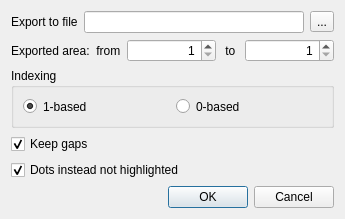
<?xml version="1.0" encoding="UTF-8"?>
<ui version="4.0">
 <class>ExportHighlightedDialog</class>
 <widget class="QDialog" name="ExportHighlightedDialog">
  <property name="geometry">
   <rect>
    <x>0</x>
    <y>0</y>
    <width>345</width>
    <height>219</height>
   </rect>
  </property>
  <property name="minimumSize">
   <size>
    <width>345</width>
    <height>219</height>
   </size>
  </property>
  <property name="windowTitle">
   <string>Export highlighted to File</string>
  </property>
  <layout class="QVBoxLayout" name="verticalLayout">
   <item>
    <layout class="QHBoxLayout" name="horizontalLayout">
     <item>
      <widget class="QLabel" name="fileLabel">
       <property name="text">
        <string>Export to file</string>
       </property>
      </widget>
     </item>
     <item>
      <widget class="QLineEdit" name="fileNameEdit"/>
     </item>
     <item>
      <widget class="QToolButton" name="fileButton">
       <property name="text">
        <string>...</string>
       </property>
      </widget>
     </item>
    </layout>
   </item>
   <item>
    <layout class="QHBoxLayout" name="horizontalLayout_2">
     <item>
      <widget class="QLabel" name="label">
       <property name="text">
        <string>Exported area:  from</string>
       </property>
      </widget>
     </item>
     <item>
      <widget class="QSpinBox" name="startPosBox">
       <property name="sizePolicy">
        <sizepolicy hsizetype="Expanding" vsizetype="Fixed">
         <horstretch>0</horstretch>
         <verstretch>0</verstretch>
        </sizepolicy>
       </property>
       <property name="alignment">
        <set>Qt::AlignRight|Qt::AlignTrailing|Qt::AlignVCenter</set>
       </property>
       <property name="minimum">
        <number>1</number>
       </property>
       <property name="maximum">
        <number>500000</number>
       </property>
      </widget>
     </item>
     <item>
      <widget class="QLabel" name="label_4">
       <property name="text">
        <string> to </string>
       </property>
      </widget>
     </item>
     <item>
      <widget class="QSpinBox" name="endPosBox">
       <property name="sizePolicy">
        <sizepolicy hsizetype="Expanding" vsizetype="Fixed">
         <horstretch>0</horstretch>
         <verstretch>0</verstretch>
        </sizepolicy>
       </property>
       <property name="alignment">
        <set>Qt::AlignRight|Qt::AlignTrailing|Qt::AlignVCenter</set>
       </property>
       <property name="minimum">
        <number>1</number>
       </property>
      </widget>
     </item>
    </layout>
   </item>
   <item>
    <widget class="QGroupBox" name="gapGroup">
     <property name="sizePolicy">
      <sizepolicy hsizetype="Preferred" vsizetype="Fixed">
       <horstretch>0</horstretch>
       <verstretch>0</verstretch>
      </sizepolicy>
     </property>
     <property name="title">
      <string>Indexing</string>
     </property>
     <layout class="QHBoxLayout" name="horizontalLayout_3">
      <item>
       <widget class="QRadioButton" name="oneIndexRB">
        <property name="text">
         <string>1-based</string>
        </property>
        <property name="checked">
         <bool>true</bool>
        </property>
       </widget>
      </item>
      <item>
       <widget class="QRadioButton" name="zeroIndexRB">
        <property name="text">
         <string>0-based</string>
        </property>
        <property name="checked">
         <bool>false</bool>
        </property>
       </widget>
      </item>
     </layout>
    </widget>
   </item>
   <item>
    <widget class="QCheckBox" name="keepGapsBox">
     <property name="text">
      <string>Keep gaps</string>
     </property>
     <property name="checked">
      <bool>true</bool>
     </property>
    </widget>
   </item>
   <item>
    <widget class="QCheckBox" name="dotsBox">
     <property name="text">
      <string>Dots instead not highlighted</string>
     </property>
     <property name="checked">
      <bool>true</bool>
     </property>
    </widget>
   </item>
   <item>
    <spacer name="verticalSpacer">
     <property name="orientation">
      <enum>Qt::Vertical</enum>
     </property>
     <property name="sizeHint" stdset="0">
      <size>
       <width>20</width>
       <height>40</height>
      </size>
     </property>
    </spacer>
   </item>
   <item>
    <widget class="QDialogButtonBox" name="buttonBox">
     <property name="standardButtons">
      <set>QDialogButtonBox::Cancel|QDialogButtonBox::Ok</set>
     </property>
    </widget>
   </item>
  </layout>
 </widget>
 <resources/>
 <connections>
  <connection>
   <sender>buttonBox</sender>
   <signal>accepted()</signal>
   <receiver>ExportHighlightedDialog</receiver>
   <slot>accept()</slot>
   <hints>
    <hint type="sourcelabel">
     <x>167</x>
     <y>193</y>
    </hint>
    <hint type="destinationlabel">
     <x>167</x>
     <y>106</y>
    </hint>
   </hints>
  </connection>
  <connection>
   <sender>buttonBox</sender>
   <signal>rejected()</signal>
   <receiver>ExportHighlightedDialog</receiver>
   <slot>reject()</slot>
   <hints>
    <hint type="sourcelabel">
     <x>167</x>
     <y>193</y>
    </hint>
    <hint type="destinationlabel">
     <x>167</x>
     <y>106</y>
    </hint>
   </hints>
  </connection>
 </connections>
</ui>
